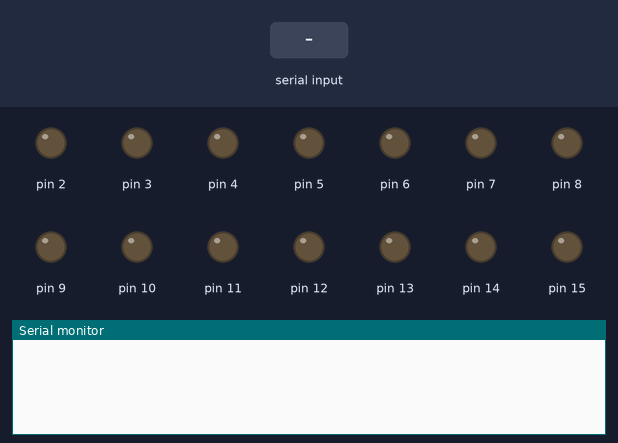
Recording of a sketch running on a simulated Arduino Uno, built with avr-gcc and run on an emulated ATmega328P. Shown: output pins drawn as LEDs (lit = HIGH), the last lines printed to the serial monitor. Inputs (shaded band) come from the test bench.

Above: at 1.2 s.
1.3 s: ";" received over Serial
At 1.7 s:
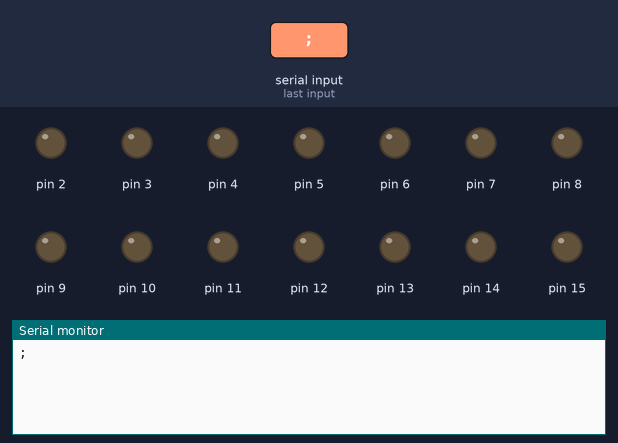
2.8 s: "90;45\n" received over Serial
At 3.8 s:
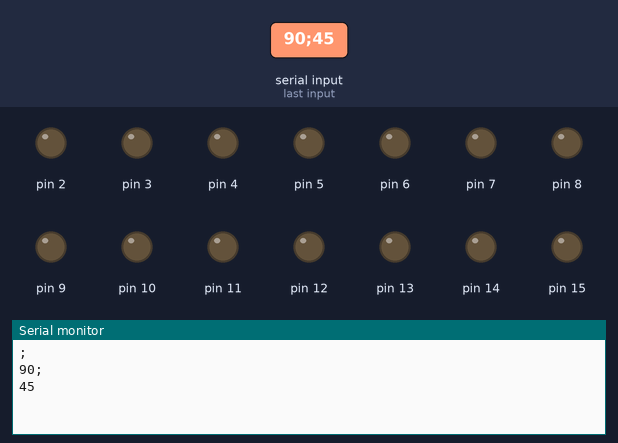

The sketch:

arduinopart.ino
```cpp
char command;
String string;
#define QUANT_LEDS 20
#define LED_INICIAL 2
int led_vector[QUANT_LEDS];

void setup()
{
  Serial.begin(9600);
  for (int i = 0; i < QUANT_LEDS; i ++) {
    pinMode(i+LED_INICIAL, OUTPUT);
    led_vector[i] = 0;
  }
}

void loop()
{
  if (Serial.available() > 0)
  {
    string = "";
  }
  else
    return;
  while (Serial.available() > 0)
  {
    //Serial.println("a");
    command = ((byte)Serial.read());
    if (command == ';')
    {
      string += command;
      break;
    }
    else
    {
      string += command;
    }
    delay(5);
  }
  Serial.println(string); //debug
  int num = 0;
  int intensidade = 0;
  String numCod = "";
  int i;
  for(i = 0; string[i] != '-'; i++)
  {
    //Serial.println("b");
    if(string[i] == '\0')
      break;
    if(string[i] >= '0' && string[i] <= '9')
      numCod += string[i];
  }
  numCod += "\0";
  num = valString(numCod);
  num %= QUANT_LEDS;
  numCod = "";
  for(i = i+1; string[i] != ';'; i++)
  {
    //Serial.println("c");
    if(string[i] == '\0')
      break;
    if(string[i] >= '0' && string[i] <= '9')
      numCod += string[i];
  }
  intensidade = valString(numCod);
  intensidade %= 256;
  //Serial.print("numero: ");
  //Serial.print(num);
  //Serial.print("  intensidade: ");
  //Serial.println(intensidade);

  led(num, intensidade);
  for(i = 0; i < QUANT_LEDS; i++){
    analogWrite(i+LED_INICIAL, led_vector[i]);
  }
}

void led(int cled, int intens)
{
  led_vector[cled] = intens;
}

int valString(String strN)
{
  int num = 0;
  int i;
  //Serial.println(strN);
  for(i = 0; strN[i] != '\0'; i++)
  {
    if(strN[i] <= '9' && strN[i] >= '0')
    {
      num += (strN[i]-'0');
      num*=10;
    }
  }
  num/=10;
  return num;
}
```

Measured:
- after the input at 1.3 s, the serial monitor: prints a new line at once (image 1)
- after the input at 2.8 s, the serial monitor: prints a new line at once (image 2)
